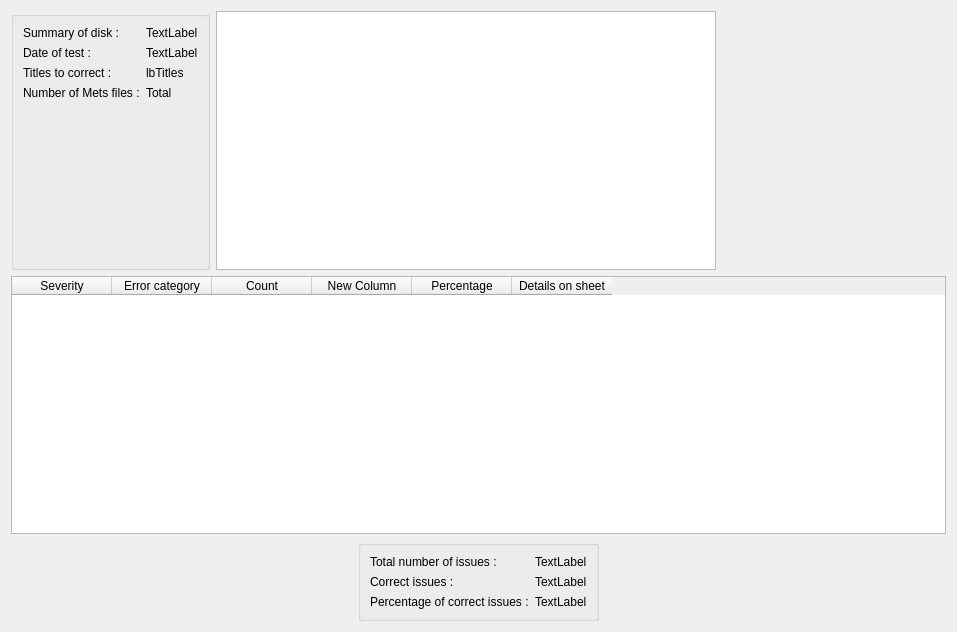
<?xml version="1.0" encoding="UTF-8"?>
<ui version="4.0">
 <class>w_summaryerrors</class>
 <widget class="QWidget" name="w_summaryerrors">
  <property name="geometry">
   <rect>
    <x>0</x>
    <y>0</y>
    <width>957</width>
    <height>632</height>
   </rect>
  </property>
  <property name="windowTitle">
   <string>Form</string>
  </property>
  <layout class="QVBoxLayout" name="verticalLayout_5">
   <item>
    <layout class="QHBoxLayout" name="horizontalLayout">
     <item>
      <layout class="QVBoxLayout" name="verticalLayout">
       <item>
        <widget class="QGroupBox" name="groupBox">
         <property name="title">
          <string/>
         </property>
         <layout class="QFormLayout" name="formLayout_2">
          <item row="0" column="0">
           <widget class="QLabel" name="label">
            <property name="text">
             <string>Summary of disk :</string>
            </property>
           </widget>
          </item>
          <item row="1" column="0">
           <widget class="QLabel" name="label_2">
            <property name="text">
             <string>Date of test :</string>
            </property>
           </widget>
          </item>
          <item row="3" column="0">
           <widget class="QLabel" name="label_9">
            <property name="text">
             <string>Titles to correct :</string>
            </property>
           </widget>
          </item>
          <item row="4" column="0">
           <widget class="QLabel" name="label_3">
            <property name="text">
             <string>Number of Mets files :</string>
            </property>
           </widget>
          </item>
          <item row="4" column="1">
           <widget class="QLabel" name="lbTotal">
            <property name="text">
             <string>Total</string>
            </property>
           </widget>
          </item>
          <item row="3" column="1">
           <widget class="QLabel" name="lbTitles">
            <property name="text">
             <string>lbTitles</string>
            </property>
           </widget>
          </item>
          <item row="0" column="1">
           <widget class="QLabel" name="lbSummary">
            <property name="text">
             <string>TextLabel</string>
            </property>
           </widget>
          </item>
          <item row="1" column="1">
           <widget class="QLabel" name="lbDate">
            <property name="text">
             <string>TextLabel</string>
            </property>
           </widget>
          </item>
         </layout>
         <zorder>label</zorder>
         <zorder>label</zorder>
         <zorder>label_2</zorder>
         <zorder>label_9</zorder>
         <zorder>label_3</zorder>
         <zorder>lbTotal</zorder>
         <zorder>lbTitles</zorder>
         <zorder>lbSummary</zorder>
         <zorder>lbDate</zorder>
        </widget>
       </item>
      </layout>
     </item>
     <item>
      <widget class="QTableWidget" name="tableYear">
       <property name="minimumSize">
        <size>
         <width>500</width>
         <height>0</height>
        </size>
       </property>
      </widget>
     </item>
     <item>
      <spacer name="horizontalSpacer_3">
       <property name="orientation">
        <enum>Qt::Horizontal</enum>
       </property>
       <property name="sizeHint" stdset="0">
        <size>
         <width>40</width>
         <height>20</height>
        </size>
       </property>
      </spacer>
     </item>
    </layout>
   </item>
   <item>
    <widget class="QTableWidget" name="tableSummary">
     <property name="enabled">
      <bool>true</bool>
     </property>
     <property name="editTriggers">
      <set>QAbstractItemView::NoEditTriggers</set>
     </property>
     <column>
      <property name="text">
       <string>Severity</string>
      </property>
     </column>
     <column>
      <property name="text">
       <string>Error category</string>
      </property>
     </column>
     <column>
      <property name="text">
       <string>Count</string>
      </property>
     </column>
     <column>
      <property name="text">
       <string>New Column</string>
      </property>
     </column>
     <column>
      <property name="text">
       <string>Percentage</string>
      </property>
     </column>
     <column>
      <property name="text">
       <string>Details on sheet</string>
      </property>
     </column>
    </widget>
   </item>
   <item>
    <layout class="QHBoxLayout" name="horizontalLayout_2">
     <item>
      <spacer name="horizontalSpacer">
       <property name="orientation">
        <enum>Qt::Horizontal</enum>
       </property>
       <property name="sizeHint" stdset="0">
        <size>
         <width>40</width>
         <height>20</height>
        </size>
       </property>
      </spacer>
     </item>
     <item>
      <widget class="QGroupBox" name="groupBox_2">
       <property name="title">
        <string/>
       </property>
       <layout class="QFormLayout" name="formLayout">
        <property name="fieldGrowthPolicy">
         <enum>QFormLayout::AllNonFixedFieldsGrow</enum>
        </property>
        <item row="1" column="0">
         <widget class="QLabel" name="label_6">
          <property name="text">
           <string>Total number of issues :</string>
          </property>
         </widget>
        </item>
        <item row="2" column="0">
         <widget class="QLabel" name="label_7">
          <property name="text">
           <string>Correct issues :</string>
          </property>
         </widget>
        </item>
        <item row="5" column="0">
         <widget class="QLabel" name="label_8">
          <property name="text">
           <string>Percentage of correct issues :</string>
          </property>
         </widget>
        </item>
        <item row="2" column="1">
         <widget class="QLabel" name="lbCorrectIssues">
          <property name="text">
           <string>TextLabel</string>
          </property>
         </widget>
        </item>
        <item row="1" column="1">
         <widget class="QLabel" name="lbTotal2">
          <property name="text">
           <string>TextLabel</string>
          </property>
         </widget>
        </item>
        <item row="5" column="1">
         <widget class="QLabel" name="lbPercent">
          <property name="text">
           <string>TextLabel</string>
          </property>
         </widget>
        </item>
       </layout>
      </widget>
     </item>
     <item>
      <spacer name="horizontalSpacer_2">
       <property name="orientation">
        <enum>Qt::Horizontal</enum>
       </property>
       <property name="sizeHint" stdset="0">
        <size>
         <width>40</width>
         <height>20</height>
        </size>
       </property>
      </spacer>
     </item>
    </layout>
   </item>
  </layout>
 </widget>
 <resources/>
 <connections/>
</ui>
